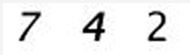
#> input picture 5-break a CAPTCHA/2.png, 190 x 55 px, given as the content of the folder ject/solving_captchas_code_examples/generated_captcha_images, which was not available
$ jupyter execute --allow-errors break_a_CAPTCHA.ipynb   (older library calls are emulated)   (text cells are left out)
#> lines starting #> are read from the running program, lines starting #| are printed output that depends on the picture; after the words box and inside, x2 and y2 are one past the last pixel; in counts of white or black regions, pixels touching at a corner belong together; pictures that were not available may be replaced by others from this repository, and a replacement may not be noted
[cell 1]
import numpy as np
import cv2
import os
import glob

[cell 2]
CAPTCHA_IMAGE_FOLDER = r"E:\AI Practice Project\cv\basic project\solving_captchas_code_examples\generated_captcha_images"
OUTPUT_FOLDER = r"E:\AI Practice Project\cv\basic project\solving_captchas_code_examples\extracted_letter_images"

# Get a list of all the captcha images we need to process
captcha_image_files = glob.glob(os.path.join(CAPTCHA_IMAGE_FOLDER, "*"))
counts = {}

# loop over the image paths
for (i, image) in enumerate(captcha_image_files):

    # print("[INFO] processing image {}/{}".format(i + 1, len(captcha_image_files)))

    # Since the filename contains the captcha text (i.e. "2A2X.png" has the text "2A2X"), grab the base filename as the text
    filename = os.path.basename(image)
    captcha_correct_text = os.path.splitext(filename)[0]

    # Load the image and convert it to grayscale
    image = cv2.imread(image)
#> image is the input picture: shape (55, 190, 3); min 0, max 255, mean 237.6
    gray = cv2.cvtColor(image, cv2.COLOR_BGR2GRAY)

    # Add some extra padding around the image
    gray = cv2.copyMakeBorder(gray, 8, 8, 8, 8, cv2.BORDER_REPLICATE)
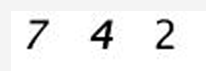
#> gray: shape (71, 206); min 0, max 255, mean 240.9

    # threshold the image (convert it to pure black and white)
    ret, thresh = cv2.threshold(gray, 0, 255, cv2.THRESH_BINARY_INV | cv2.THRESH_OTSU)
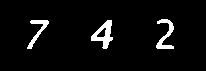
#> thresh: shape (71, 206); 4.8% white; 3 white regions
#> ret = 151

    # find the contours (continuous blobs of pixels) the image
    contours, hierarchy = cv2.findContours(thresh.copy(), cv2.RETR_EXTERNAL, cv2.CHAIN_APPROX_SIMPLE)
#> contours = 3 contours; box (x1, y1, x2, y2) and area: (91, 20, 113, 49) 300, (156, 19, 174, 49) 171, (27, 20, 49, 49) 142


    letter_image_regions = []

    for contour in contours:
        # Get the rectangle that contains the contour
        (x, y, w, h) = cv2.boundingRect(contour)            # This function is used mainly to highlight the region of interest after obtaining contours from an image.

        # Compare the width and height of the contour to detect letters that are conjoined into one chunk
        if w / h > 1.25:
            # This contour is too wide to be a single letter! Split it in half into two letter regions!
            half_width = int(w / 2)
            letter_image_regions.append((x, y, half_width, h))
            letter_image_regions.append((x + half_width, y, half_width, h))
        else:
            # This is a normal letter by itself
            letter_image_regions.append((x, y, w, h))
#> this loop made 3 passes
#> (x, y, w, h) on passes 1 to 3: (91, 20, 22, 29), (27, 20, 22, 29), (156, 19, 18, 30)
#> after the loop, letter_image_regions = [(91, 20, 22, 29), (27, 20, 22, 29), (156, 19, 18, 30)]


    # If we found more or less than 4 letters in the captcha, our letter extraction
    # didn't work correcly. Skip the image instead of saving bad training data!
    if len(letter_image_regions) != 4:
        continue

    # Sort the detected letter images based on the x coordinate to make sure
    # we are processing them from left-to-right so we match the right image
    # with the right letter
    letter_image_regions = sorted(letter_image_regions, key=lambda x: x[0])

    # Save out each letter as a single image
    for letter_bounding_box, letter_text in zip(letter_image_regions, captcha_correct_text):

        # Grab the coordinates of the letter in the image
        x, y, w, h = letter_bounding_box

        # Extract the letter from the original image with a 2-pixel margin around the edge
        letter_image = gray[y - 2:y + h + 2, x - 2:x + w + 2]

        # Get the folder to save the image in
        save_path = os.path.join(OUTPUT_FOLDER, letter_text)

        # if the output directory does not exist, create it
        if not os.path.exists(save_path):
            os.makedirs(save_path)

        # write the letter image to a file
        count = counts.get(letter_text, 1)
        p = os.path.join(save_path, "{}.png".format(str(count).zfill(6)))
        cv2.imwrite(p, letter_image)

        # increment the count for the current key
        counts[letter_text] = count + 1

[cell 3]
import cv2
import pickle
import os.path
import numpy as np
from imutils import paths
from sklearn.preprocessing import LabelBinarizer
from sklearn.model_selection import train_test_split
from keras.models import Sequential
from keras.layers import Conv2D, MaxPooling2D, Flatten, Dense

[cell 4]
LETTER_IMAGES_FOLDER = r"E:\AI Practice Project\cv\basic project\solving_captchas_code_examples\extracted_letter_images"
MODEL_FILENAME = "captcha_model.hdf5"
MODEL_LABELS_FILENAME = "model_labels.dat"


# initialize the data and labels
data = []
labels = []

# loop over the input images
for image_file in paths.list_images(LETTER_IMAGES_FOLDER):
    # Load the image and convert it to grayscale
    image = cv2.imread(image_file)
    image = cv2.cvtColor(image, cv2.COLOR_BGR2GRAY)

    # Resize the letter so it fits in a 20x20 pixel box
    image = cv2.resize(image, (20, 20))
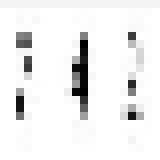
#> image: shape (20, 20) (shown 8 times larger); min 0, max 255, mean 238.3

    # Add a third channel dimension to the image to make Keras happy
    image = np.expand_dims(image, axis=2)

    # Grab the name of the letter based on the folder it was in
    label = image_file.split(os.path.sep)[-2]

    # Add the letter image and it's label to our training data
    data.append(image)
    labels.append(label)


# scale the raw pixel intensities to the range [0, 1] (this improves training)
data = np.array(data, dtype="float") / 255.0
labels = np.array(labels)

# Split the training data into separate train and test sets
#> (the rest of this cell did not finish here and is left out)

[cell 5]
from keras.models import load_model
from imutils import paths
import numpy as np
import imutils
import cv2
import pickle

[cell 6]
MODEL_FILENAME = "captcha_model.hdf5"
MODEL_LABELS_FILENAME = "model_labels.dat"
CAPTCHA_IMAGE_FOLDER = "E:\\AI Practice Project\\cv\\basic project\\solving_captchas_code_examples\\generated_captcha_images"

# Load up the model labels (so we can translate model predictions to actual letters)
with open(MODEL_LABELS_FILENAME, "rb") as f:
#> (reads 5-break a CAPTCHA/model_labels.dat from the repository)
